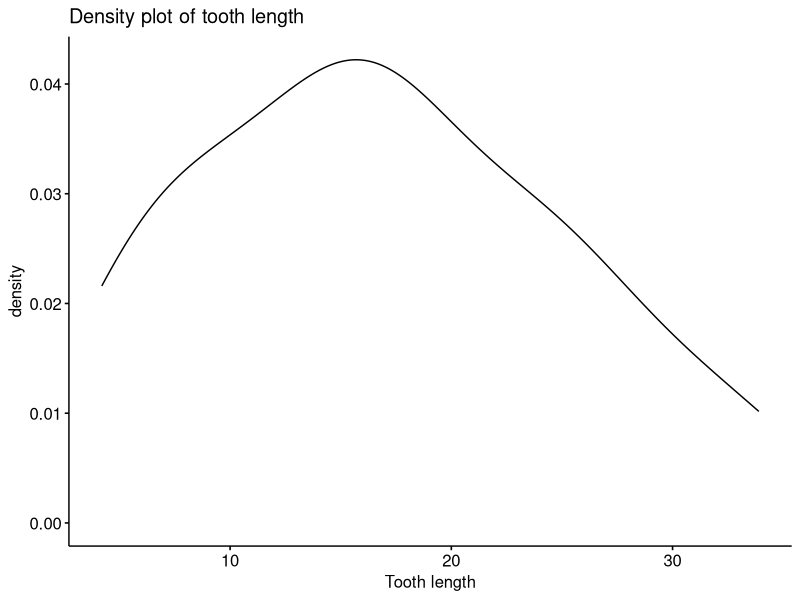
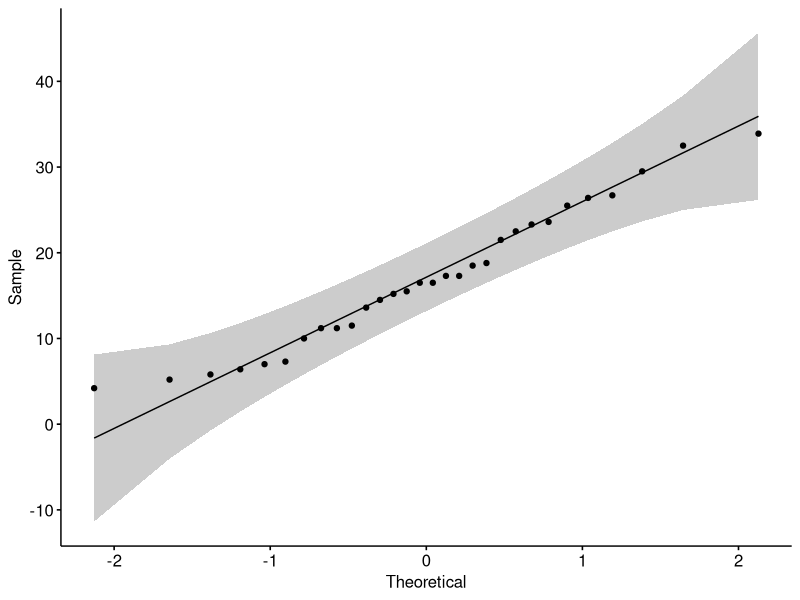
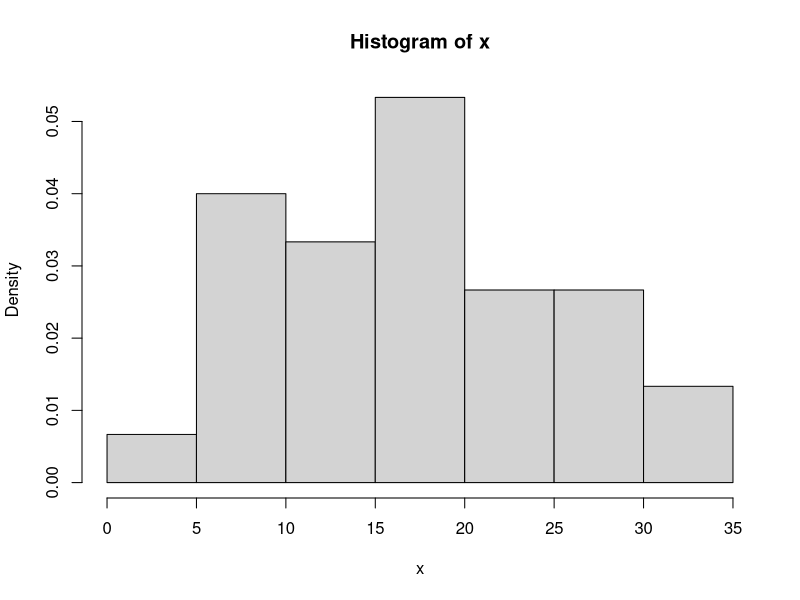
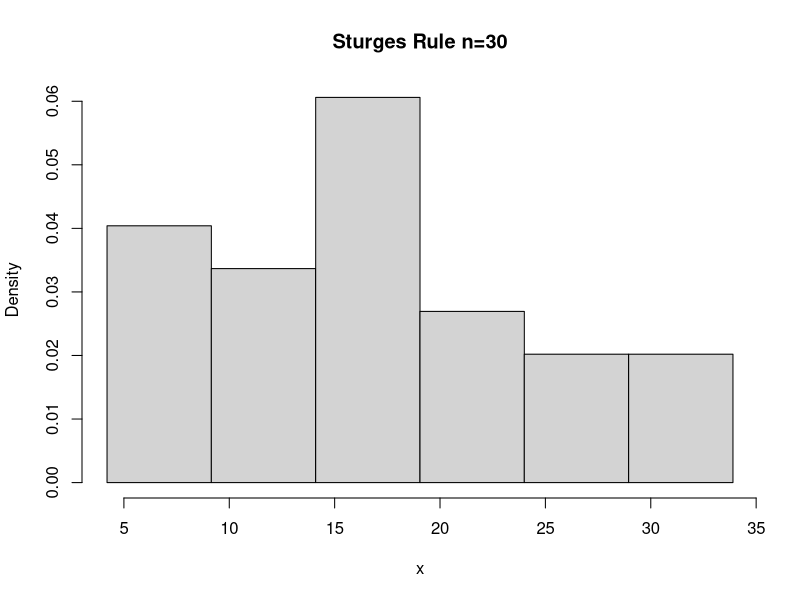
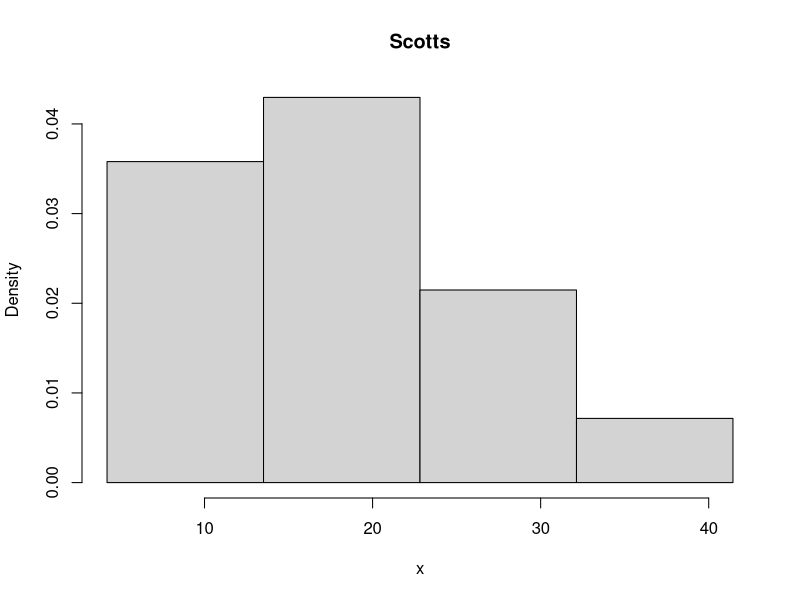
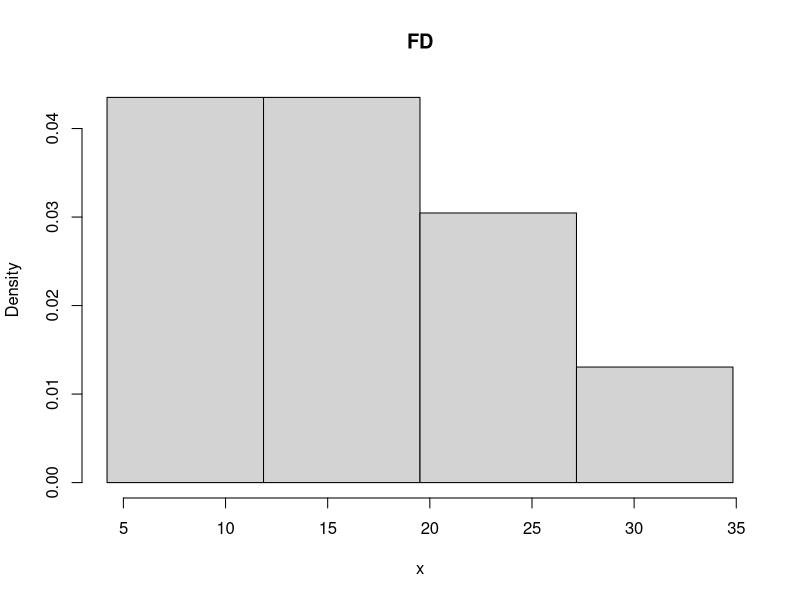
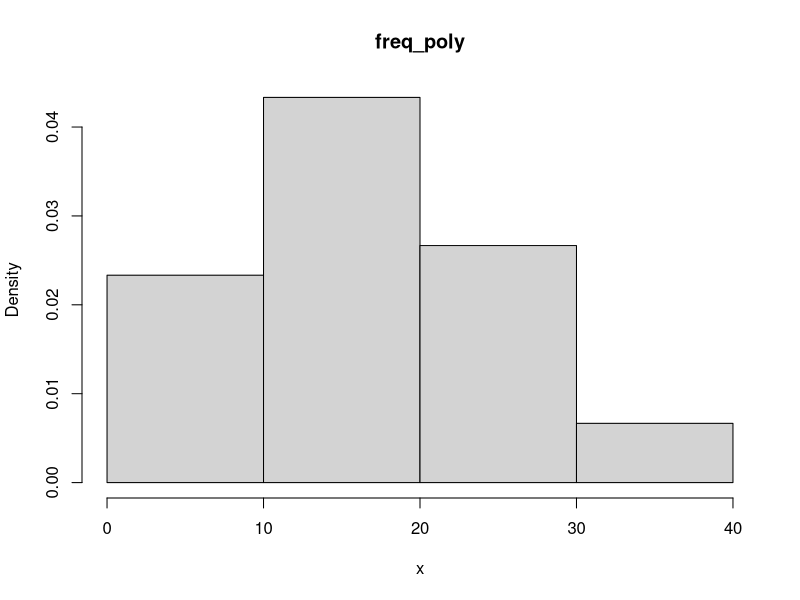
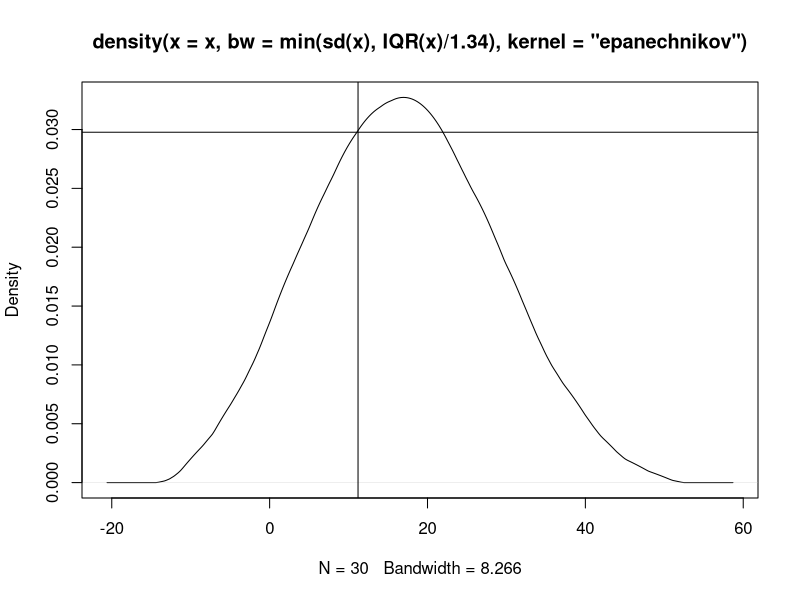

The R script that drew these images, in order:
## ---- chunk 1
set.seed(361)
library(tidyverse)
library("ggpubr")
options(scipen=9999)
## ---- chunk 2
df <- sample(ToothGrowth)
x <- df %>% filter(supp == "VC") %>% select(len) %>% unlist()
## ---- chunk 3
#For the Sturges Rule, we need to check whether is data sampled from symmetric, 
#unimodal populations.

library("ggpubr")
ggdensity(x, main = "Density plot of tooth length",
          xlab = "Tooth length") #Our data is symmetric, so it is unimodal.
#But, when we check the mode of our data;
find_mode <- function(x) {
  u <- unique(x)
  tab <- tabulate(match(x, u))
  u[tab == max(tab)]
}

find_mode(x) # Sturges Rule's not a good choice for the distribution 
#with more than one mode.

#And we found 3 different modes.

# On the other hand, Scott's normal reference rule is optimal for random 
#samples of normally distributed data, in the sense that it minimizes the 
#integrated mean squared error of the density estimate. When we check the data 
#for normality;

shapiro.test(x) # Our p value >0.05, so our data is normally distributed.
ggqqplot(x) #We can see in the Q-q plot this normality.

#For the Freedman - Diaconis, similar to Scott's rule 
#because distribution symmetric.
hist(x, breaks = 6, probability = T)

#Finally, other rules conditions also provided. Methods for density 
#estimation is suitable for tooth length sample except for Sturges Rule.
## ---- chunk 4
sturges <- function(x){
    n <- length(x)
    nclass <- ceiling(1 + log2(n))
    cwidth <- diff(range(x) / nclass) 
    breaks <- min(x) + cwidth * 0:nclass
    return(list(nclass = nclass, cwidth = cwidth, breaks = breaks))
}

z1 <- seq(min(x) - sturges(x)$cwidth, 
          max(x) + sturges(x)$cwidth, 0.01)

h.sturges <- hist(x, breaks = sturges(x)$breaks, 
                  prob = T, main = "Sturges Rule n=30")
## ---- chunk 5
scotts <- function(x){
    n <- length(x)
    h <- 3.5 * sd(x) * n^(-1/3)
    nclass <- ceiling(diff(range(x)) / h)
    breaks <- min(x) + h * 0:nclass
    return(list(nclass = nclass, h = h, breaks = breaks))
}

h.scotts <- hist(x, breaks = scotts(x)$breaks, 
                  prob = T, main = "Scotts")
## ---- chunk 6
FD <- function(x){
    n <- length(x)
    h <- 2 * IQR(x) * n^(-1/3)
    nclass <- ceiling(diff(range(x)) / h)
    breaks <- min(x) + h * 0:nclass
    return(list(nclass = nclass, h = h, breaks = breaks))
}

h.df <- hist(x, breaks = FD(x)$breaks, 
                  prob = T, main = "FD")
## ---- chunk 7
freq_poly <- function(x){
    n <- length(x)
    h <- 2.15 * sd(x) * n^(-1/5)
    br <- pretty(x, diff(range(x)) / h)
    brplus <- c(min(br)-h, max(br)+h)
    return(list(brplus = brplus, h = h, breaks = br))
}

h.freqpoly <- hist(x, breaks = freq_poly(x)$breaks, 
                  prob = T, main = "freq_poly")
## ---- chunk 8
plot(density(x, bw=min(sd(x), IQR(x)/1.34), kernel='epanechnikov'))
abline(v=11.2, h=0.02977) #approx 0.02977
## ---- chunk 9
plot(density(x, bw=min(sd(x), IQR(x)/1.34), kernel='biweight'))
abline(v=11.2, h=0.03) # approx 0.03 
## ---- chunk 10
hist(x, prob = T, main = "freq_poly")
abline(v=7.2, col='red') #2nd

hist(x, breaks = sturges(x)$breaks, 
                  prob = T, main = "freq_poly")
abline(v=7.2, col='red') #1st

hist(x, breaks = scotts(x)$breaks, 
                  prob = T, main = "freq_poly")
abline(v=7.2, col='red') #1st

hist(x, breaks = FD(x)$breaks, 
                  prob = T, main = "freq_poly")
abline(v=7.2, col='red') #1st
## ---- chunk 11
x <- PlantGrowth$weight
n <- length(x)
h <- 2.576 * sd(x) * n^(-1/5) #bin with formula
a <- min(x) - 0.5
b <- max(x) + 0.5
m <- c(2,5,10,50,100)

fhat <- function(x,j){
      i <- max(which(x > breaks))
      k <- (i - m[j] + 1):(i + m[j] - 1)
      vk <- nk[k]
      sum((1 - K / m[j]) * vk) / (n * h)
}

for(i in 1:length(m)){
  delta <- h / m[i]
  breaks <- seq(a - h, b + 2*h, delta)
  hist.ash <- hist(x, breaks = breaks, plot = FALSE)
  nk <- hist.ash$counts
  K <- abs((1-m[i]):(m[i]-1))
  z_ash <- as.matrix(seq(a, b + h, 0.1))
  f.ash <- apply(z_ash, 1, fhat, j=i)
  breaks2 <- seq(a, b + h, h)
  hist(x, breaks = breaks2, freq = FALSE, main = "ASH", ylim = c(0, max(f.ash)))
  lines(z_ash, f.ash, xlab = "x")
}
## ---- chunk 12
n <- length(x)
h <- 2.576 * sd(x) * n^(-1/5) #bin with formula
a <- min(x) - 0.5
b <- max(x) + 0.5
m <- 2
delta <- h / m
breaks <- seq(a - h, b + 2*h, delta)
hist.ash <- hist(x, breaks = breaks, plot = FALSE)
nk <- hist.ash$counts
K <- abs((1-m):(m-1))

fhat <- function(x){
  m <- 2
  i <- max(which(x > breaks))
  k <- (i - m + 1):(i + m - 1)
  vk <- nk[k]
  sum((1 - K / m) * vk) / (n * h)
}

x <- c(4.1,3.5,6.1,4.9,5.7)
for(i in x){
  print(paste("For x0 =", i, ", Our density estimate =", fhat(i)))
}
